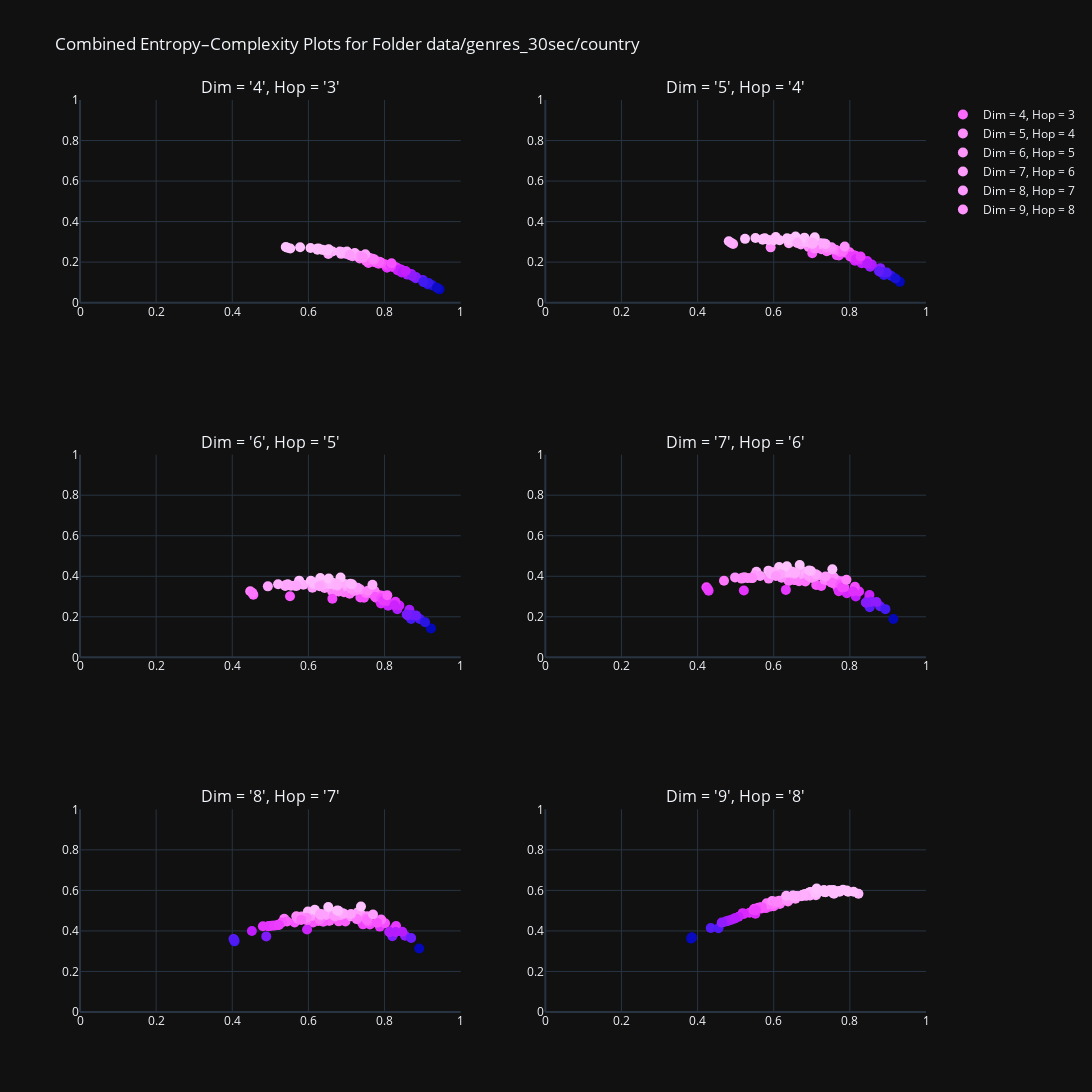

This figure's notebook cell:
### Markdown cell above
Country

### Code cell
folder_path = "data/genres_30sec/country"
start = 4
end = 10
grid = 2
folder = "plots"
plot_graph(folder_path, start, end, grid, folder)
